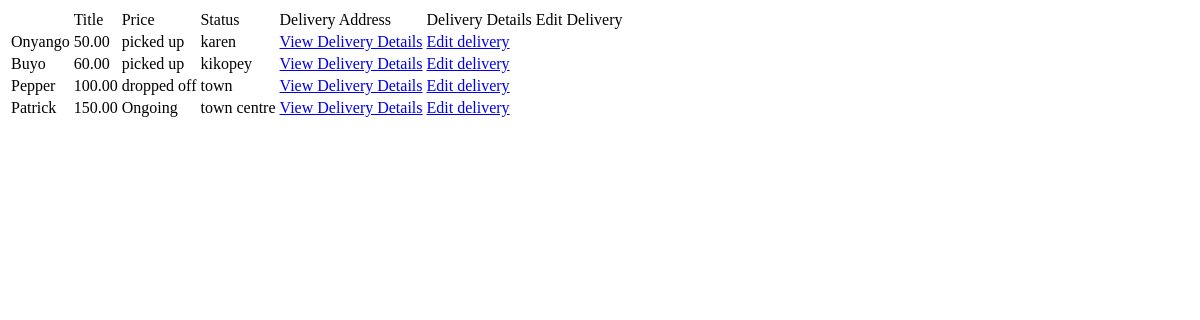
The app's page /logistics/logistics/list/, older data.
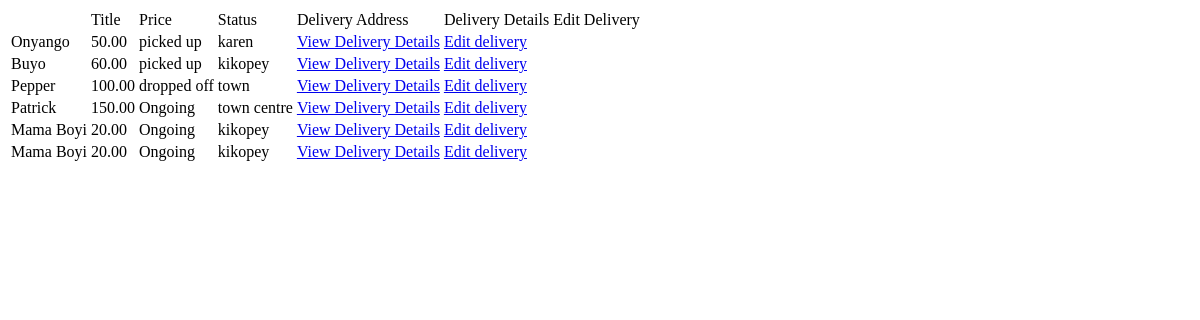
The same page, newer data.
### logistics/models.py (models this page shows, shortened)
class Delivery(models.Model):
    name = models.CharField(max_length=32)
    price = models.DecimalField(max_digits = 8, decimal_places = 2)
    status = models.CharField(max_length = 32)
    delivery_method = models.TextField()
    duration = models.DurationField()
    delivery_address = models.CharField(max_length=200)
    created_at = models.DateTimeField(default=datetime(2023, 6, 18, 16, 35))
    updated_at = models.DateTimeField(auto_now=True)
    class Meta:
      verbose_name_plural = "Delivery"

### logistics/views.py (the view)
# urls.py: path("logistics/list/",delivery_list,name= "delivery_list_view"),
def delivery_list(request):
    delivery = Delivery.objects.all()
    return render(
       request , "logistics/logistics_list.html", {"delivery" : delivery}
    )

### templates/logistics/logistics_list.html (shortened to what this page needs)
<!DOCTYPE html>
<html lang="en">
<head>
</head>
<body>
    <table class="container">
        <th class="heading">
            <td>Title</td>
            <td>Price</td>
            <td>Status</td>
            <td>Delivery Address</td>
            <td>Delivery Details</td>
            <td>Edit Delivery</td>
        </th>
        {%for item in delivery%}
        <tr>
            <td>{{ item.name }}</td>
            <td>{{ item.price }}</td>
            <td>{{ item.status }}</td>
            <td>{{ item.delivery_address }}</td>
            <td><a href="{% url 'delivery_detail_view' id=item.id %}">View Delivery Details</a> </td>
            <td><a href="{% url 'delivery_edit_view' id=item.id %}">Edit delivery</a> </td>
    </tr>
      {% endfor %}
</table>
</body>
</html>

Row changes from the older to the newer data that the page shows:
added Delivery: name "Mama Boyi", price "20.00", status "Ongoing", delivery_address "kikopey"
added Delivery: name "Mama Boyi", price "20.00", status "Ongoing", delivery_address "kikopey"
